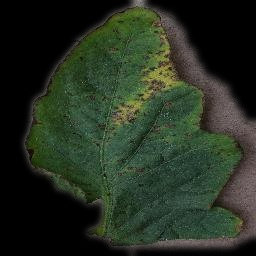
#> input picture test2-masked.jpg, 256 x 256 px
$ jupyter execute --allow-errors image_process.ipynb
#> lines starting #> are read from the running program, lines starting #| are printed output that depends on the picture; after the words box and inside, x2 and y2 are one past the last pixel; in counts of white or black regions, pixels touching at a corner belong together
[cell 1]
import cv2
import numpy as np
import matplotlib.pyplot as plt

def image_masking(filepath):
        BLUR = 21
        CANNY_THRESH_1 = 100
        CANNY_THRESH_2 = 200
        MASK_DILATE_ITER = 7
        MASK_ERODE_ITER = 7
        MASK_COLOR = (0.0,0.0,0.0) # In BGR format
        img1 = cv2.imread('test2.jpg',0)
        edges = cv2.Canny(img1,100,200)

        plt.subplot(121),plt.imshow(img1,cmap = 'gray')
        plt.title('Original Image'), plt.xticks([]), plt.yticks([])
        plt.subplot(122),plt.imshow(edges,cmap = 'gray')
        plt.title('Edge Image'), plt.xticks([]), plt.yticks([])

        plt.show()

        #-- Read image -----------------------------------------------------------------------
        img = cv2.imread(filepath)
        gray = cv2.cvtColor(img,cv2.COLOR_BGR2GRAY)
        th, threshed = cv2.threshold(gray, 127, 255, cv2.THRESH_BINARY_INV|cv2.THRESH_OTSU)

        #-- Edge detection -------------------------------------------------------------------
        edges = cv2.Canny(gray, CANNY_THRESH_1, CANNY_THRESH_2)
        plt.imshow( edges)
        plt.show()
        edges = cv2.dilate(edges, None)
        plt.imshow(edges)
        plt.show()
        edges = cv2.erode(edges, None)
        plt.imshow(edges)
        plt.show()

        #-- Find contours in edges, sort by area ---------------------------------------------
        contour_info = []
        contours, __ = cv2.findContours(threshed, cv2.RETR_LIST, cv2.CHAIN_APPROX_NONE)
        # Previously, for a previous version of cv2, this line was:
        #  contours, _ = cv2.findContours(edges, cv2.RETR_LIST, cv2.CHAIN_APPROX_NONE)
        # Thanks to notes from commenters, I've updated the code but left this note

        for c in contours:
            contour_info.append((c, cv2.isContourConvex(c), cv2.contourArea(c),))
        contour_info = sorted(contour_info, key=lambda c: c[2], reverse=True)

        max_contour = contour_info[0]

        #-- Create empty mask, draw filled polygon on it corresponding to largest contour ----
        # Mask is black, polygon is white

        mask = np.zeros(edges.shape)
        cv2.fillConvexPoly(mask, max_contour[0], (255))

        #-- Smooth mask, then blur it --------------------------------------------------------

        mask = cv2.dilate(mask, None, iterations=MASK_DILATE_ITER)
        mask = cv2.erode(mask, None, iterations=MASK_ERODE_ITER)
        mask = cv2.GaussianBlur(mask, (BLUR, BLUR), 0)

        #-- Blend masked img into MASK_COLOR background --------------------------------------

        mask_stack = np.dstack([mask]*3)
        mask_stack  = mask_stack.astype('float32') / 255.0 # use float matrices
        img = img.astype('float32') / 255.0 # for easy blending

        masked = (mask_stack * img) + ((1-mask_stack) * MASK_COLOR) #blend
        masked = (masked * 255).astype('uint8')  #convert back to 8 bit

#         # split image into channels
#         c_red, c_green, c_blue = cv2.split(img)

#         # merge with mask got on one of a previous steps
#         img_a = cv2.merge((c_red, c_green, c_blue, mask.astype('float32') / 255.0))

#         # show on screen (optional in jupiter)
#         plt.imshow(img_a)
#         plt.show()

        fileName, fileExtension = filepath.split('.')
        fileName += '-masked.'
        filepath = fileName + fileExtension

        cv2.imwrite(filepath, masked)


#> (the rest of this cell did not finish here and is left out)

[cell 2]
import cv2
import numpy as np
import matplotlib.pyplot as plt

## Read
img = cv2.imread("test2-masked.jpg")
#> img is the input picture: shape (256, 256, 3); mean B, G, R 33.6, 47.8, 37.7
plt.imshow(img)
plt.show()

## convert to hsv
hsv = cv2.cvtColor(img, cv2.COLOR_BGR2HSV)
#> hsv: shape (256, 256, 3); mean H, S, V 33.6, 60.7, 49.1

## mask of green (36,25,25) ~ (86, 255,255)
# mask = cv2.inRange(hsv, (36, 25, 25), (86, 255,255))
mask = cv2.inRange(hsv, (36, 25, 25), (86, 255,255))
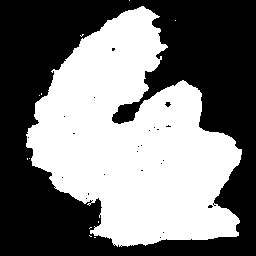
#> mask: shape (256, 256); 47.4% white; 12 white regions (11 under 20 px), largest, box (x1, y1, x2, y2) and area: (26, 6, 242, 247) 31023
#mask2 = cv2.inRange(hsv, (0, 0, 0), (70, 255,255))
## slice the green
plt.imshow(mask)
plt.show()
imask = mask>0
green = np.zeros_like(img, np.uint8)
green[imask] = img[imask]
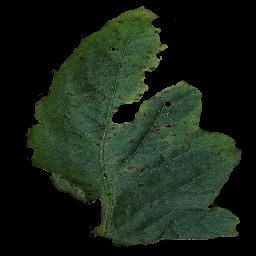
#> green: shape (256, 256, 3); mean B, G, R 22.9, 35.5, 24.2

new = img-green
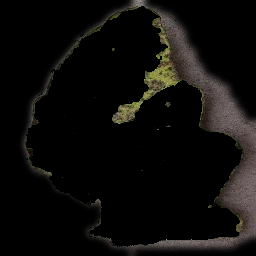
#> new: shape (256, 256, 3); mean B, G, R 10.7, 12.4, 13.5
plt.imshow( new)
plt.show()
## save
cv2.imwrite("test2-final.jpg", new)
#> Out = True
